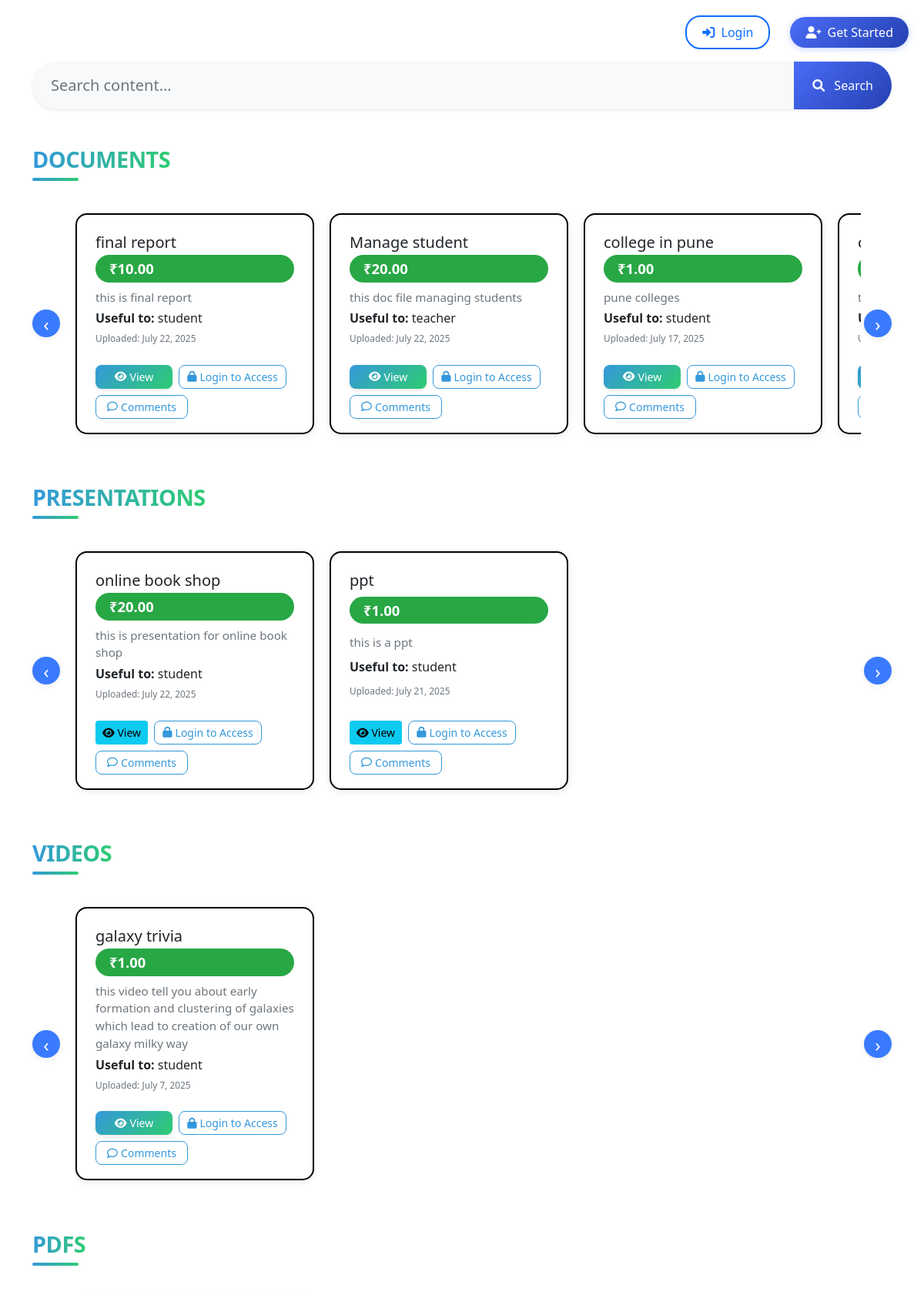
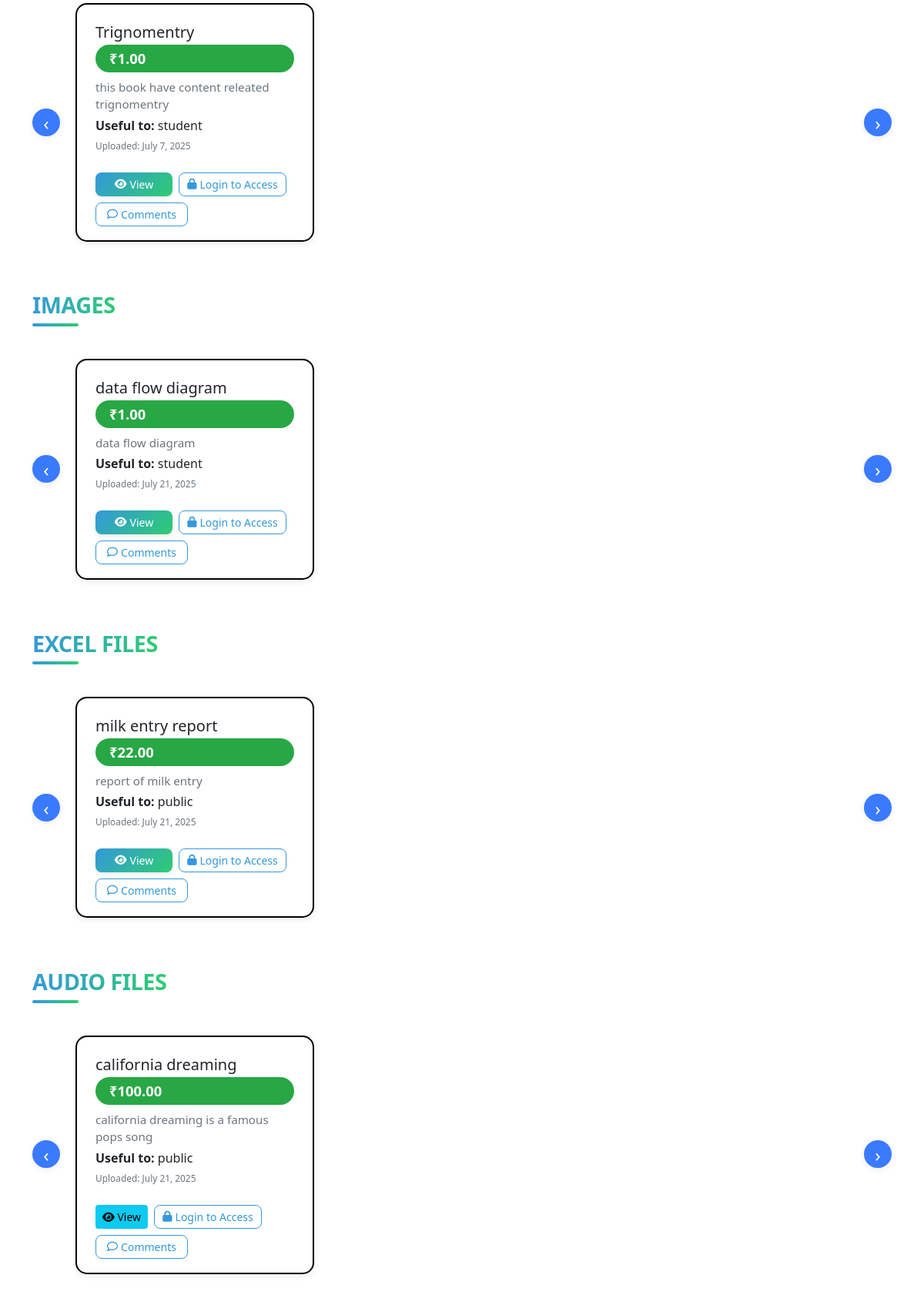
The page / on the database its author committed (2 pictures, top to bottom).
### tables this page shows
CREATE TABLE `content` (
  `id` int(11) NOT NULL,
  `title` varchar(255) NOT NULL,
  `description` text NOT NULL,
  `file_type` enum('pdf','video','audio','ppt','doc','excel','image') NOT NULL,
  `video_type` enum('file','youtube') DEFAULT 'file',
  `file_path` varchar(512) NOT NULL,
  `useful_to` set('student','teacher','public','others') NOT NULL,
  `tags` varchar(255) DEFAULT NULL,
  `upload_date` timestamp NOT NULL DEFAULT current_timestamp(),
  `admin_id` int(11) NOT NULL,
  `price` decimal(10,2) NOT NULL DEFAULT 1.00,
  `is_restricted` tinyint(1) NOT NULL DEFAULT 0,
  `view_restricted` tinyint(1) NOT NULL DEFAULT 0,
  `converted_file_path` varchar(255) DEFAULT NULL
);

### index.php (the view, shortened to what this page needs)
<?php
require_once 'config.php';
function getFileType($filePath)
{
    $extension = pathinfo($filePath, PATHINFO_EXTENSION);
    switch (strtolower($extension)) {
        case 'pdf':
            return 'pdf';
        case 'mp4':
        case 'webm':
        case 'ogg':
            return 'video';
        case 'mp3':
        case 'wav':
            return 'audio';
        case 'jpg':
        case 'jpeg':
        case 'png':
        case 'gif':
            return 'image';
        case 'doc':
        case 'docx':
            return 'doc';
        case 'xls':
        case 'xlsx':
            return 'excel';
        case 'ppt':
        case 'pptx':
            return 'ppt';
        default:
            return 'unknown';
    }
}
$query = "SELECT * FROM content ORDER BY upload_date DESC";
$result = mysqli_query($conn, $query);
?>
<!DOCTYPE html>
<html lang="en">
<head>
    <link href="https://cdn.jsdelivr.net/npm/bootstrap@5.1.3/dist/css/bootstrap.min.css" rel="stylesheet">
    <link rel="stylesheet" href="https://cdnjs.cloudflare.com/ajax/libs/font-awesome/6.0.0/css/all.min.css">
    <link href="https://cdn.jsdelivr.net/npm/bootstrap@5.1.3/dist/css/bootstrap.min.css" rel="stylesheet">
    <link rel="stylesheet" href="https://cdnjs.cloudflare.com/ajax/libs/font-awesome/6.0.0/css/all.min.css">
</head>
<body>
    <div class="container">
        <div class="auth-buttons d-flex align-items-center">
            <?php if (isset($_SESSION['user_id'])): ?>
                <div class="user-info d-flex align-items-center">
                    <span class="me-2">Welcome, <strong><?php echo htmlspecialchars($_SESSION['username']); ?></strong></span>
                    <a href="logout.php" class="btn btn-outline-danger btn-sm"
                       style="border-radius: 20px; padding: 5px 15px; font-weight: 500; border-width: 2px;">
                        <i class="fas fa-sign-out-alt me-1"></i> Logout
                    </a>
                </div>
            <?php else: ?>
                <a href="login.html" class="btn btn-outline-primary me-3"
                   style="border-radius: 20px; padding: 8px 20px; font-weight: 500; border-width: 2px;">
                    <i class="fas fa-sign-in-alt me-1"></i> Login
                </a>
                <a href="register.html" class="btn btn-primary"
                   style="border-radius: 20px; padding: 8px 20px; font-weight: 500; background: linear-gradient(135deg, #4a6cf7, #2541b2); border: none; box-shadow: 0 2px 8px rgba(74, 108, 247, 0.3);">
                    <i class="fas fa-user-plus me-1"></i> Get Started
                </a>
            <?php endif; ?>
        </div>
        <div class="search-container mb-5">
            <div class="position-relative">
                <input type="text"
                       class="form-control form-control-lg shadow-sm border-0 rounded-pill ps-4 py-3"
                       id="searchInput"
                       placeholder="Search content..."
                       style="background: #f8f9fa; color: #333; border: 2px solid #e0e0e0; transition: all 0.3s ease;">
                <button class="btn btn-primary position-absolute end-0 top-0 h-100 rounded-pill px-4"
                        type="button"
                        id="searchButton"
                        style="border-top-left-radius: 0 !important; border-bottom-left-radius: 0 !important; background: linear-gradient(135deg, #4a6cf7, #2541b2); border: none; font-weight: 500;">
                    <i class="fas fa-search me-2"></i> Search
                </button>
            </div>
        </div>
        <?php
        mysqli_data_seek($result, 0);
        $content_by_type = [
            'video' => [],
            'pdf' => [],
            'image' => [],
            'doc' => [],
            'excel' => [],
            'audio' => [],
            'ppt' => []
        ];
        while ($row = mysqli_fetch_assoc($result)) {
            $type = getFileType($row['file_path']);
            if (isset($content_by_type[$type])) {
                $content_by_type[$type][] = $row;
            }
        }
        uasort($content_by_type, function ($a, $b) {
            return count($b) - count($a);
        });
        $section_titles = [
            'video' => 'Videos',
            'pdf' => 'PDFs',
            'image' => 'Images',
            'doc' => 'Documents',
            'excel' => 'Excel Files',
            'audio' => 'Audio Files',
            'ppt' => 'Presentations'
        ];
        ?>
        <div id="contentSections" class="mt-4">
            <?php foreach ($content_by_type as $type => $items): ?>
                <section class="mb-5">
                    <div class="d-flex align-items-center mb-4">
                        <h3 class="section-title mb-0"
                            style="font-size:1.8rem;font-weight:700;letter-spacing:-0.5px;line-height:1.2;color:#2c3e50;text-transform:uppercase;position:relative;display:inline-block;padding-bottom:10px;">
                            <span style="position:relative;z-index:1;background:linear-gradient(90deg, #3498db, #2ecc71);-webkit-background-clip:text;-webkit-text-fill-color:transparent;">
                                <?php echo $section_titles[$type]; ?>
                            </span>
                            <span style="position:absolute;bottom:0;left:0;width:60px;height:4px;background:linear-gradient(90deg, #3498db, #2ecc71);border-radius:2px;"></span>
                        </h3>
                    </div>
                    <div class="slider-container">
                        <button class="slider-btn slider-btn-left"
                            onclick="slideLeft('<?php echo $type; ?>')">&#8249;</button>
                        <div class="slider-track" id="slider-track-<?php echo $type; ?>">
                            <?php foreach ($items as $row): ?>
                                <div class="slider-card">
                                    <h5 class="mb-1"><?php echo htmlspecialchars($row['title']); ?></h5>
                                    <div class="price-tag"
                                        style="display:inline-block;padding:4px 18px;border-radius:18px;background:#28a745;color:#fff;font-weight:600;font-size:1.15em;margin-bottom:8px;min-width:0;max-width:100%;">
                                        ₹<?php echo number_format($row['price'], 2); ?></div>
                                    <p class="text-muted mb-1" style="font-size:0.95em;">
                                        <?php echo htmlspecialchars($row['description']); ?>
                                    </p>
                                    <?php if (!empty($row['useful_to'])): ?>
                                        <p class="mb-1"><strong>Useful to:</strong>
                                            <?php echo htmlspecialchars($row['useful_to']); ?></p>
                                    <?php endif; ?>
                                    <p class="text-muted mb-2" style="font-size:0.85em;">
                                        <small>Uploaded: <?php echo date('F j, Y', strtotime($row['upload_date'])); ?></small>
                                    </p>
                                    <div class="action-buttons d-flex flex-wrap gap-2 mt-3">
                                        <?php if (!$row['view_restricted']): ?>
                                            <?php if ($type === 'audio'): ?>
                                                <a href="audio_viewer.php?file=<?php echo urlencode($row['file_path']); ?>"
                                                    class="btn btn-info btn-sm" target="_blank">
                                                    <i class="fas fa-eye"></i> View
                                                </a>
                                            <?php elseif ($type === 'ppt' && strtolower(pathinfo($row['file_path'], PATHINFO_EXTENSION)) === 'pptx'): ?>
                                                <a href="pptx_preview_enhanced.php?file=<?php echo urlencode($row['file_path']); ?>"
                                                    class="btn btn-info btn-sm" target="_blank">
                                                    <i class="fas fa-eye"></i> View
                                                </a>
                                            <?php else: ?>
                                                <a href="viewer.php?id=<?php echo $row['id']; ?>"
                                                   class="btn btn-primary btn-sm d-flex align-items-center justify-content-center"
                                                   target="_blank"
                                                   style="min-width: 100px; border-radius: 8px; background: linear-gradient(135deg, #3498db, #2ecc71); border: none; box-shadow: 0 2px 5px rgba(0,0,0,0.1);">
                                                    <i class="fas fa-eye me-1"></i> View
                                                </a>
                                            <?php endif; ?>
                                        <?php endif; ?>
                                        <?php if (isset($_SESSION['user_id'])): ?>
                                            <?php
                                            $accessStatus = checkFileAccess($row['id'], $_SESSION['user_id']);
                                            $pendingStatus = checkPendingRequest($row['id'], $_SESSION['user_id']);
                                            if ($accessStatus === 'approved'):
                                                ?>
                                                <a href="<?php echo htmlspecialchars($row['file_path']); ?>"
                                                    class="btn btn-success btn-sm d-flex align-items-center justify-content-center"
                                                    download
                                                    style="min-width: 120px; border-radius: 8px; background: linear-gradient(135deg, #2ecc71, #27ae60); border: none; box-shadow: 0 2px 5px rgba(0,0,0,0.1);">
                                                    <i class="fas fa-download me-1"></i> Download
                                                </a>
                                            <?php elseif ($pendingStatus): ?>
                                                <button class="btn btn-warning btn-sm d-flex align-items-center justify-content-center"
                                                        disabled
                                                        style="min-width: 100px; border-radius: 8px; background: linear-gradient(135deg, #f39c12, #e67e22); color: #fff; border: none; opacity: 0.8;">
                                                    <i class="fas fa-clock me-1"></i> Pending
                                                </button>
                                            <?php else: ?>
                                                <button class="btn btn-primary btn-sm d-flex align-items-center justify-content-center"
                                                        onclick="showPaymentModal(<?php echo $row['id']; ?>, <?php echo $row['price']; ?>)"
                                                        style="min-width: 120px; border-radius: 8px; background: linear-gradient(135deg, #9b59b6, #8e44ad); border: none; box-shadow: 0 2px 5px rgba(0,0,0,0.1);">
                                                    <i class="fas fa-shopping-cart me-1"></i> Request
                                                </button>
                                            <?php endif; ?>
                                        <?php else: ?>
                                            <button class="btn btn-outline-primary btn-sm d-flex align-items-center justify-content-center"
                                                    onclick="window.location.href='login.html'"
                                                    style="min-width: 140px; border-radius: 8px; border: 1px solid #3498db; color: #3498db;">
                                                <i class="fas fa-lock me-1"></i> Login to Access
                                            </button>
                                        <?php endif; ?>
                                        <button class="btn btn-outline-primary btn-sm comment-btn d-flex align-items-center justify-content-center"
                                                data-content-id="<?php echo $row['id']; ?>"
                                                style="min-width: 120px; border-radius: 8px; border: 1px solid #3498db; color: #3498db;">
                                            <i class="far fa-comment me-1"></i> Comments
                                        </button>
                                    </div>
                                </div>
                            <?php endforeach; ?>
                        </div>
                        <button class="slider-btn slider-btn-right"
                            onclick="slideRight('<?php echo $type; ?>')">&#8250;</button>
                    </div>
                </section>
            <?php endforeach; ?>
        </div>
    </div>
    <link rel="stylesheet" href="https://cdnjs.cloudflare.com/ajax/libs/pdf.js/3.11.174/pdf_viewer.min.css" />
</body>
</html>

### index.php (style rules this page uses)
.auth-buttons { position: fixed; right: 20px; top: 20px; display: flex; gap: 10px; z-index: 1000; }
.search-container { margin: 80px 0 20px 0; }
.action-buttons { display: flex; gap: 10px; }
.slider-container { position: relative; width: 100%; overflow: visible; margin-bottom: 10px; padding: 0 40px; }
.slider-track { display: flex; gap: 20px; transition: transform 0.4s cubic-bezier(.4, 2.2, .6, 1); will-change: transform; margin-left: 16px; }
.slider-card { background: #fff; border-radius: 15px; box-shadow: 0 2px 10px rgba(0, 0, 0, 0.09); min-width: 310px; max-width: 310px; padding: 24px 24px 18px 24px; margin: 18px 0; display: flex; flex-direction: column; justify-content: space-between; border: 2px solid #000; }
.slider-btn { position: absolute; top: 50%; transform: translateY(-50%); background: #3a7afe; color: #fff; border: none; border-radius: 50%; width: 36px; height: 36px; font-size: 1.5em; cursor: pointer; z-index: 2; transition: background 0.2s; box-shadow: 0 2px 8px rgba(0, 0, 0, 0.08); }
.slider-btn-left { left: -18px; }
.slider-btn-right { right: -18px; }
.slider-btn-left { left: 0; }
.slider-btn-right { right: 0; }

### rows shown on the page
content: title "final report", price "10.00", description "this is final report", useful_to "student", upload_date "July 22, 2025", shows "Login to Access"
content: title "Manage student", price "20.00", description "this doc file managing students", useful_to "teacher", upload_date "July 22, 2025", shows "Login to Access"
content: title "college in pune", price "1.00", description "pune colleges", useful_to "student", upload_date "July 17, 2025", shows "Login to Access"
content: title "online book shop", price "20.00", description "this is presentation for online book shop", useful_to "student", upload_date "July 22, 2025", shows "Login to Access"
content: title "ppt", price "1.00", description "this is a ppt", useful_to "student", upload_date "July 21, 2025", shows "Login to Access"
content: title "galaxy trivia", price "1.00", description "this video tell you about early formation and clustering of galaxies which lead to creation of our own galaxy milky way", useful_to "student", upload_date "July 7, 2025", shows "Login to Access"
content: file_path "PDFS", title "Trignomentry", price "1.00", description "this book have content releated trignomentry", useful_to "student", upload_date "July 7, 2025", $row['id'] 1 (drawn), shows "Login to Access"
content: title "data flow diagram", price "1.00", description "data flow diagram", useful_to "student", upload_date "July 21, 2025", shows "Login to Access"
content: title "milk entry report", price "22.00", description "report of milk entry", useful_to "public", upload_date "July 21, 2025", shows "Login to Access", $row['id'] 12 (drawn)
content: title "california dreaming", price "100.00", description "california dreaming is a famous pops song", useful_to "public", upload_date "July 21, 2025", shows "Login to Access"

### other values the page prints
$section_titles[$type] "DOCUMENTS"
$section_titles[$type] "PRESENTATIONS"
$section_titles[$type] "VIDEOS"
$section_titles[$type] "IMAGES"
$section_titles[$type] "EXCEL FILES"
$section_titles[$type] "AUDIO FILES"
